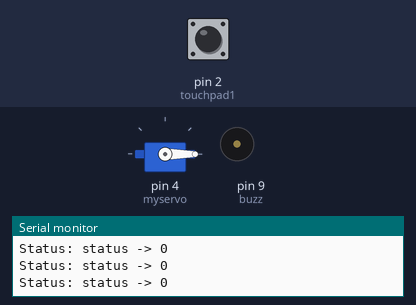
Recording of a sketch running on a simulated Arduino Uno, built with avr-gcc and run on an emulated ATmega328P. On the bench: servo, buzzer (waves = sounding), the last lines printed to the serial monitor. The test bench sets the inputs (shaded band); at power-on: pin 2 (touchpad1) LOW.

Above: at 1.4 s.
1.5 s: pin 2 (touchpad1) pulled HIGH for 1 s
At 3.4 s:
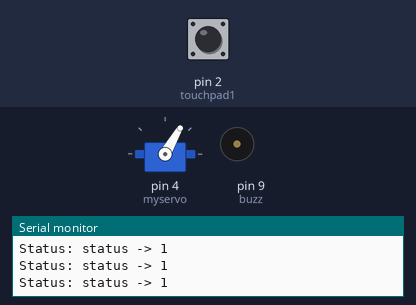
4.5 s: pin 2 (touchpad1) pulled HIGH for 0.35 s
At 5.2 s:
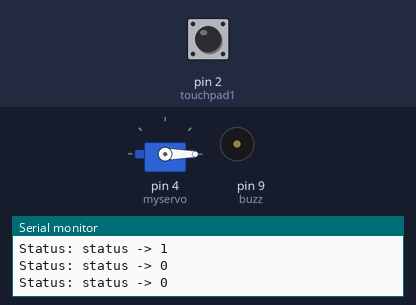
6.3 s: pin 2 (touchpad1) pulled HIGH for 3.2 s
At 6.45 s:
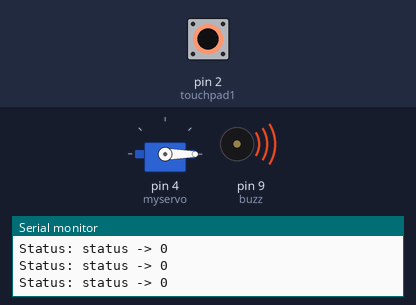
Timing chart, 0 to 10.8 s (numbered marks = the images above; inputs shaded):
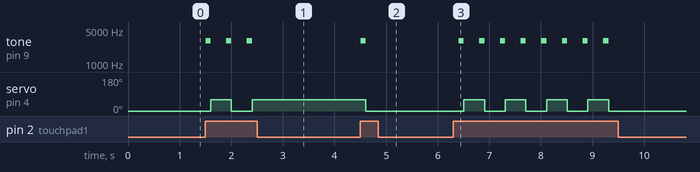

Measured:
- after the input at 1.5 s, tone on pin 9 (buzz): alternates 3000 Hz for 0.10 s and silent for 0.30 s, 6 changes in all, then stays silent, starting at once; servo on pin 4 (myservo): 0° → 60° after 0.10 s, → 0° 0.40 s later, → 60° 0.40 s later
- after the input at 4.5 s, tone on pin 9 (buzz): silent → 3000 Hz at once, → silent 0.10 s later; servo on pin 4 (myservo): 60° → 0° after 0.11 s
- after the input at 6.3 s, tone on pin 9 (buzz): alternates 3000 Hz for 0.10 s and silent for 0.30 s, 16 changes in all, then stays silent, starting after 0.11 s; servo on pin 4 (myservo): alternates 60° for 0.40 s and 0° for 0.40 s, 8 changes in all, then stays 0°, starting after 0.21 s

The sketch:

capacitivewithbuzzer.ino
```cpp
int touchpad1 = 2;
// int touchpad2 = 4;
int valtp1 = 0;
// int valtp2 = 0;
int stat = 0;
const int buzz = 9;
#include <Servo.h>
Servo myservo;
int seropen = 60;
int serclose = 0;

void setup() {
  pinMode (touchpad1, INPUT);
  pinMode(buzz, OUTPUT);
  myservo.attach(4);
  // pinMode (touchpad2,INPUT);
  Serial.begin(9600);
  myservo.write(serclose);
}

void loop() {
  valtp1 = digitalRead(touchpad1);

  if (valtp1 == 1) {
    tone(buzz,3000,100);
    stat = !stat;
    delay(100);
  }

  if (stat == 1) {
    myservo.write(seropen);
  }
  else {
    myservo.write(serclose);
  }

  Serial.print("Status: ");
  Serial.print("status -> ");
  Serial.println(stat);
delay(300);

}
```
